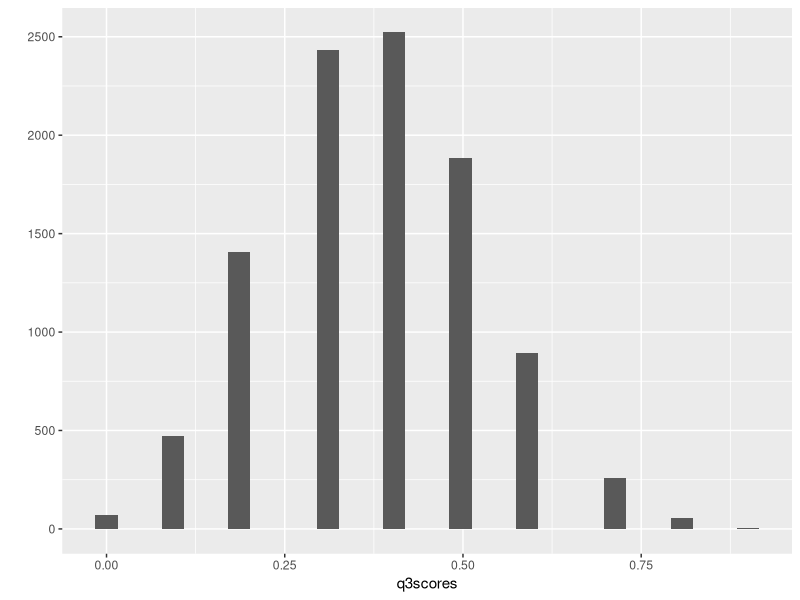

This figure's R source:
## ---- chunk 1
knitr::opts_chunk$set(echo = TRUE)
## ---- chunk 2
#60% correct test answers = 30/50 questions correct
q1test <- binom.test(30,50,0.5,"g")

q1test$p.value

#100% on own
## ---- chunk 3
#n will equal number of tests
n=700
q2test <- binom.test(x=(0.55*n),n,0.5,"g")

q2test$p.value

# 50% tried to create a for loop to give best case answer, but couldn't get it working
## ---- chunk 4

rbinom(n= rep(1,10),1,prob = c(0.5,0.5,0.5,0.5,0.5,0.25,0.25,0.25,0.25,0.25))

q3test <- replicate(10000,rbinom(n= rep(1,10),1,prob = c(0.5,0.5,0.5,0.5,0.5,0.25,0.25,0.25,0.25,0.25)))

q3scores <- colSums(q3test)/10

library(ggplot2)

qplot(q3scores)+
  geom_histogram()


length(q3scores[q3scores > 0.75])/10000

# 20% did the final question alone
